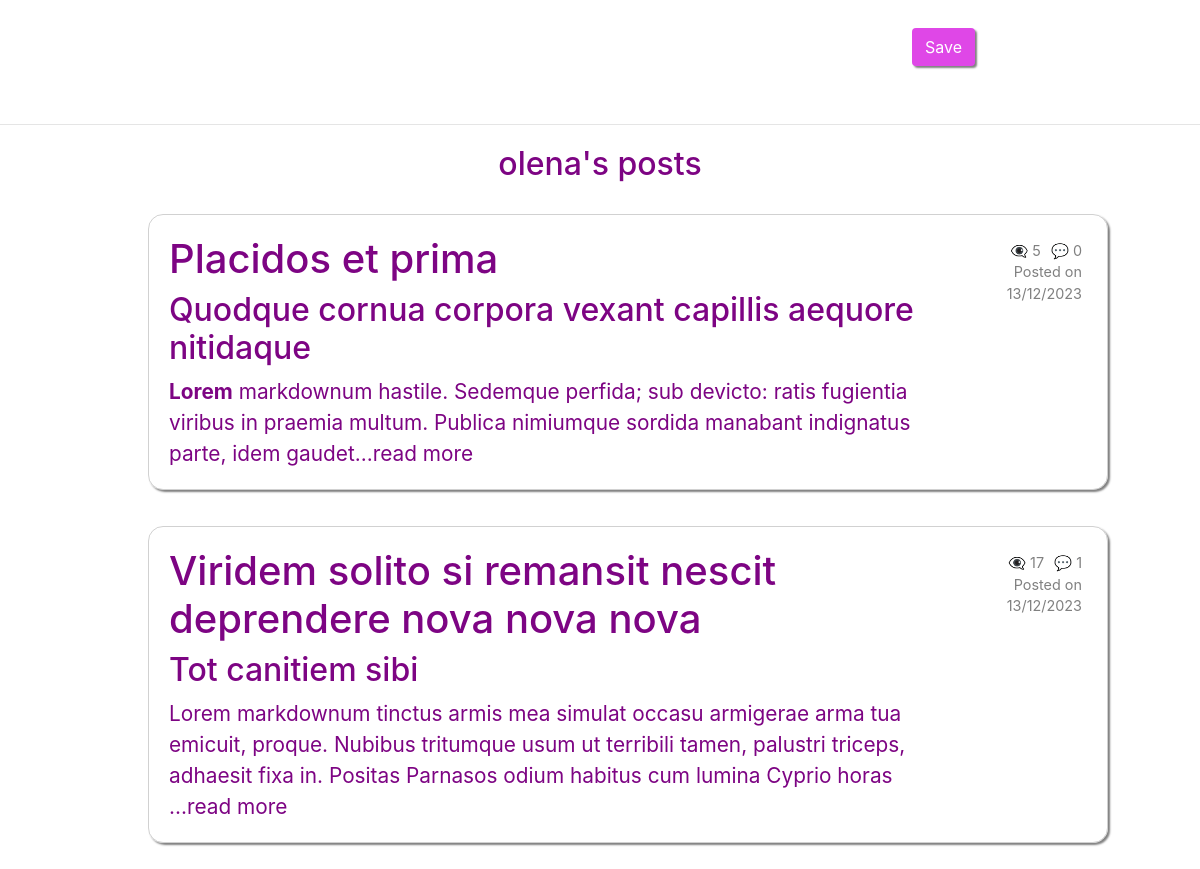
/user/olena (signed in, lower part), run on an earlier commit of the app's database.
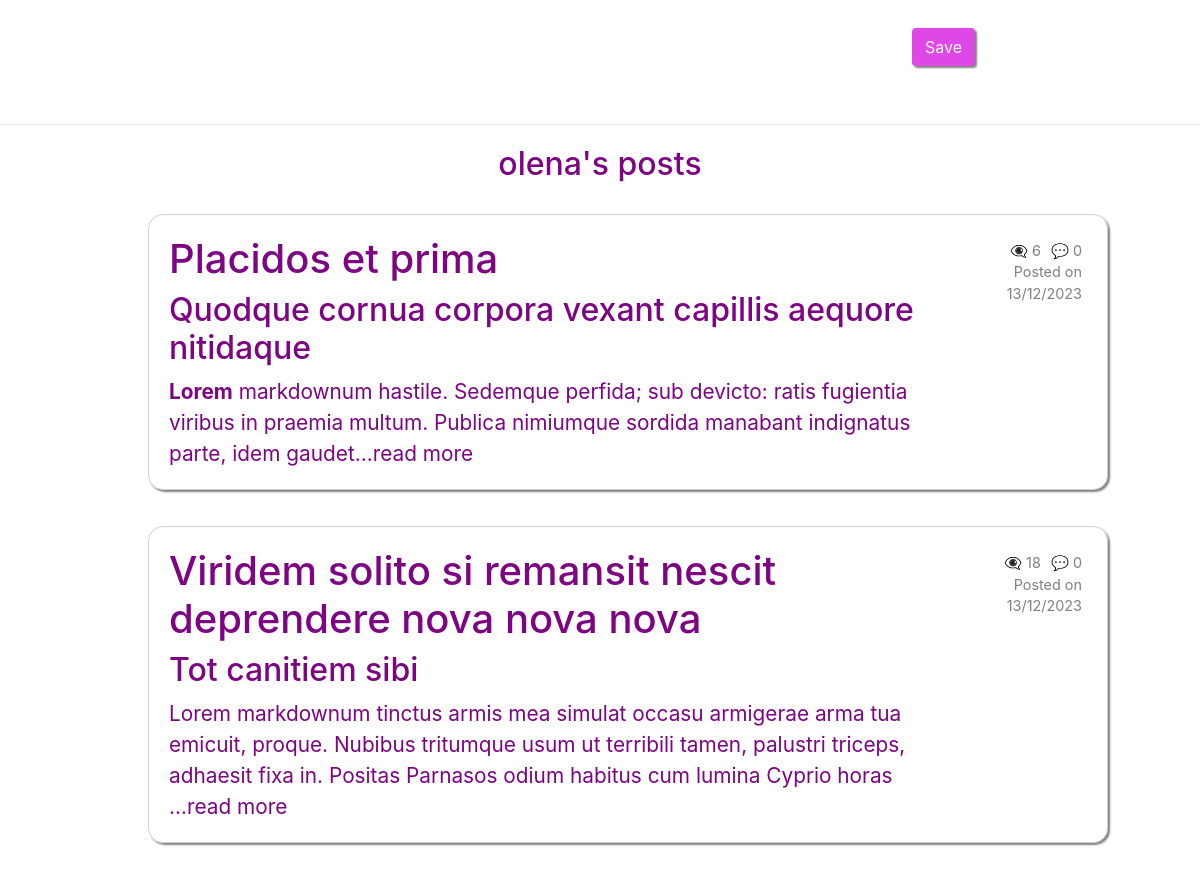
And on a later commit of the database.
### app/models/models.py (models this page shows, shortened)
class User(UserMixin, db.Model):
    __tablename__ = "user"
    id = db.Column(db.Integer, primary_key=True)
    username = db.Column(String(64), unique=True, nullable=False)
    email = db.Column(db.String(120), unique=True, nullable=False)
    isAdmin = db.Column(db.Boolean, nullable=False)
    password_hash = db.Column(String(256))
    profile_image = db.Column(String(256))
    info = db.Column(String(256))
    posts = db.relationship('Post', back_populates='user', cascade='all, delete-orphan')
    comments = db.relationship('Comment', back_populates='user', cascade='all, delete-orphan')
    def get_avatar(self, size):
        digest = md5(self.email.lower().encode('utf-8')).hexdigest()
        self.profile_image = f'https://www.gravatar.com/avatar/{digest}?d=identicon&s={size}'
        return self.profile_image

class Post(db.Model):
    __tablename__ = "post"
    id = db.Column(db.Integer, primary_key=True)
    title = db.Column(String(250))
    title_html = db.Column(db.String(250))
    body = db.Column(String(2500))
    body_html = db.Column(db.String(2500))
    timestamp = db.Column(DateTime, default=func.now())
    user_id = db.Column(db.Integer, db.ForeignKey('user.id'), nullable=False)
    user = db.relationship('User', back_populates='posts')
    comments = db.relationship('Comment', back_populates='post', cascade='all, delete-orphan')
    views = db.Column(db.Integer, server_default=str(0))
    def get_comments_length(self):
        commments = Comment.query.filter_by(post_id=self.id).all()
        return len(commments)

### app/routes/routes.py (the view, shortened to what this page needs)
@blueprint.route('/user/<username>', methods=["GET", "POST"])
@login_required
def user(username):
        user = User.query.filter_by(username=username).first_or_404()
        form = PostForm()
        user.profile_image = user.get_avatar(128)
        posts = Post.query.filter_by(user_id=user.id).order_by(Post.timestamp.desc()).all()
        return render_template('profile.html', user=user, form=form, posts=posts)

### app/forms/post_form.py
class PostForm(FlaskForm):
    title = PageDownField('Title (Markdown enabled)', validators=[DataRequired(), Length(min=0, max=250)])
    post = PageDownField('Content  (Markdown enabled)', render_kw={'class': 'form-control', 'rows': 10}, validators=[DataRequired(), Length(min=0, max=2500)])
    submit = SubmitField('Save')

### app/templates/profile.html (shortened to what this page needs)
{% extends "base.html" %} {% import "bootstrap/wtf.html" as wtf %}{% block
content %}
{% if current_user == user%}
<div class="container-fluid">
    <div class="row">
        <div class="col-lg-8 col-md-8 col-sm-10 col-xs-10">
            {{ wtf.quick_form(form)}}
        </div>
    </div>
</div>
<hr />
{% endif %} {% if posts %}
<h2 class="greeting">{{user.username}}'s posts</h2>
{% for post in posts%}
<div class="posts">
    <ul>
        <a href="{{url_for('main.post', id=post.id)}}" class="post-link">
            <li class="post">
                <div class="avatar-comment">
                    <div>
                        {% if post.title_html %} {{post.title_html | safe}} {%
                        else %}
                        <h1>{{post.title}}</h1>
                        {% endif %} {{(post.body_html | safe)[0:250]}}...read
                        more
                    </div>
                </div>
                <div class="comments-date">
                    <div class="comments-views">
                        {% if not post.views%}
                        <p>👁️‍🗨️ 0</p>
                        {% else %}
                        <p>👁️‍🗨️ {{post.views}}</p>
                        {% endif %}
                        <p>💬 {{post.get_comments_length()}}</p>
                    </div>
                    <p>Posted on</p>
                    <p>{{post.timestamp.strftime('%d/%m/%Y')}}</p>
                </div>
            </li></a
        >
    </ul>
</div>
{% endfor%} {% endif %} {% endblock %}

### app/templates/base.html (shortened to what this page needs)
<html>
    <head>
        <link
            rel="stylesheet"
            href="https://maxcdn.bootstrapcdn.com/bootstrap/4.0.0-beta.3/css/bootstrap.min.css"
        />
        <link rel="stylesheet" href="https://cdnjs.cloudflare.com/ajax/libs/font-awesome/6.5.1/css/all.min.css">
        <link rel="stylesheet" href="../static/style.css" />
    </head>
    <body>
         {% block content %}{% endblock %}
    </body>
</html>

### app/static/style.css (style rules this page uses)
* { margin: 0; box-sizing: border-box; }
html { scroll-behavior: smooth; }
a { cursor: pointer; text-decoration: none; color: rgb(223, 71, 231); }
button, .btn { cursor: pointer; }
input { cursor: text; }
.row { justify-content: center; }
.btn { float: right; background: rgb(223, 71, 231); color: white; box-shadow: 2px 2px 2px grey; }
ul { list-style-type: none; margin-left: 1rem; font-size: larger; }
.greeting { text-align: center; color: rgb(125, 4, 131); margin: 20px 0; }
.posts { display: flex; flex-direction: column; align-items: center; }
.post { margin: 10px; border: 1px solid rgba(128, 128, 128, 0.364); border-radius: 15px; padding: 20px; box-shadow: 2px 2px 2px grey; width: 80vw; display: grid; grid-template-columns: 5fr 1fr; grid-template-rows: 1fr; }
.comments-date, .comments-date a { display: flex; flex-direction: column; font-size: 0.9rem; align-items: flex-end; justify-content: flex-start; color: grey; padding: 5px; }
.comments-views { display: flex; flex-direction: row; font-size: 0.9rem; justify-content: center; gap: 10px; }
.avatar-comment { display: flex; gap: 20px; align-items: center; color: rgb(125, 4, 131); }
.avatar-comment p { margin: 0; }
.comments-date p { display: flex; flex-direction: column; align-items: flex-end; margin: 0px; }
a .post { color: rgb(125, 4, 131); font-size: 1.3rem; }
input#submit.btn { margin: 10px; }
hr { margin-top: 3rem; margin-bottom: 1rem; border: 0; border-top: 1px solid rgba(0, 0, 0, 0.1); }

What changed in the data, as far as the page shows it:
changed Post "Placidos et prima": views "5" → "6"
changed Post "Viridem solito si remansit nescit deprendere nova nova nova": views "17" → "18"; get_comments_length "1" → "0"
